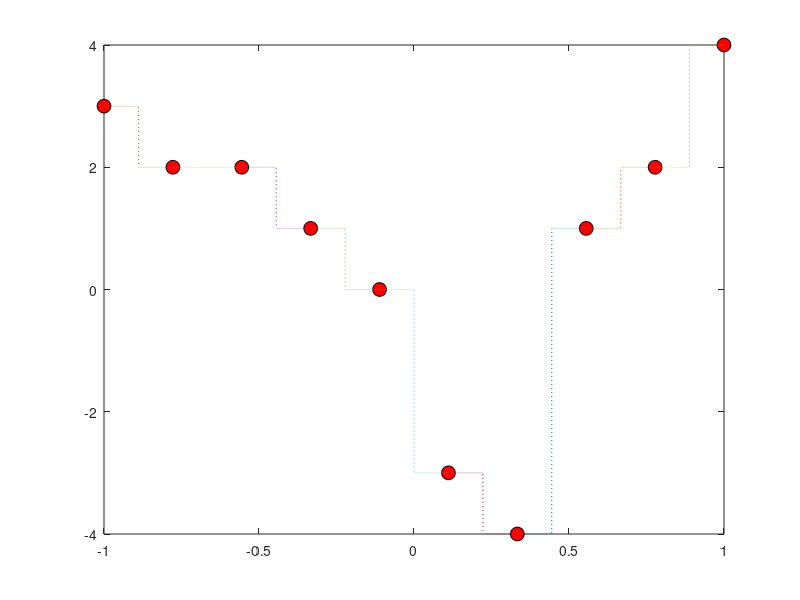

This figure's MATLAB source:
clear all
close all

N = 10;
xi = linspace(-1,1,N)
yi = [3 2 2 1 0 -3 -4 1 2 4]; % for N=10

%plot
plot(xi, yi, 'o','MarkerSize',10,'MarkerFaceColor','r','MarkerEdgeColor','k')

% %=========================
% y1 = yi(1); y2 = yi(2);
% x1 = xi(1); x2 = xi(2);
% 
% x = linspace(x1,x2,n);
% 
% y = y1 + (x - x1)*(y2 - y1)/(x2 - x1);
% hold on
% plot(x,y)
% %=========================
% y3 = yi(3);
% x3 = xi(3);
% 
% x = linspace(x2,x3,n);
% 
% y = y2 + (x - x2)*(y3 - y2)/(x3 - x2);
% plot(x,y)

hold on
n = 1000;
for i=1:N-1
    y0 = yi(i); y1 = yi(i+1);
    x0 = xi(i); x1 = xi(i+1);
    
    x = linspace(x0,x1,n);
      mid=(x0+x1)/2;
       for i=1:n
         if x(i)<mid
              y(i)=y0;
     
       else
              y(i)=y1;  
       end
end   
    
     plot(x,y,":")
end